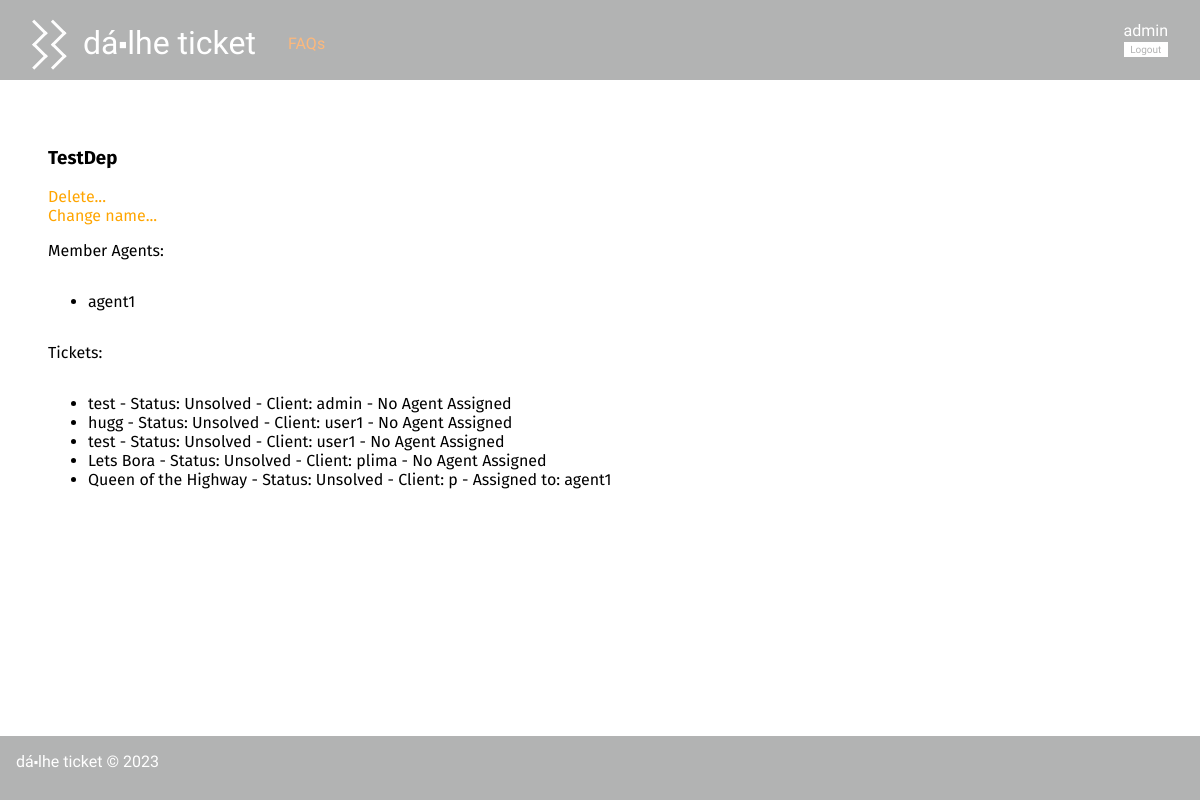
Page /pages/departmentDetails.php?name=TestDep (signed in) on the committed database.
### tables this page shows
CREATE TABLE Department(
   name varchar(20) primary key
);

CREATE TABLE User(
   name varchar(60) not null,
   username varchar(20) primary key,
   email varchar(60) not null,
   password varchar(40) not null,
   type varchar(5) not null, /*user, agent, admin*/
   department varchar(20)
);

CREATE TABLE Ticket(
   id integer primary key autoincrement,
   title varchar(60) not null,
   client varchar(20) not null,
   agent varchar(20),
   status varchar(10) not null,
   department varchar(20),
   foreign key (client) references User(username),
   foreign key (agent) references User(username),
   foreign key (department) references Department(name)
);

### pages/departmentDetails.php (called while the page is built, shortened)
<?php
    require_once(__DIR__ . '/../templates/common.tpl.php');
    require_once(__DIR__ . '/../templates/departmentDetails.tpl.php');
    require_once(__DIR__ . '/../utils/session.php');
    require_once(__DIR__ . '/../database/connection.db.php');
    require_once(__DIR__ . '/../database/department.class.php');
    require_once(__DIR__ . '/../database/user.class.php');
    $session = new Session();
    $db = getDatabaseConnection();
    $department = Department::getDepartmentByName($db, $_GET['name']);
    drawHeader();
    drawDepartment($department);
    drawFooter();
?>

### database/department.class.php (called while the page is built, shortened)
<?php
  require_once(__DIR__ . '/../database/ticket.class.php');
  class Department{
    public string $name;
    public function __construct(string $name){
      $this->name = $name;
    }
    public function getMemberAgents(PDO $db) : array {
      $stmt = $db->prepare('SELECT * FROM User WHERE department = ?');
      $stmt->execute(array($this->name));
      $agents = array();
      while ($agent = $stmt->fetch()) {
        $agents[] = new User(
          $agent['name'],
          $agent['username'],
          $agent['email'],
          $agent['type'],
          $agent['department'],
        );
      }
      return $agents;
    }
    static public function getDepartmentByName(PDO $db, string $name) : Department {
      $stmt = $db->prepare('SELECT * FROM Department WHERE name = ?');
      $stmt->execute(array($name));
      $query = $stmt->fetchAll()[0];
      return new Department($query['name']);
    }
  }
?>

### utils/session.php (called while the page is built, shortened)
<?php
  class Session {
    public function isLoggedIn() : bool {
      return isset($_SESSION['id']);
    }
    public function getName() : ?string {
      return isset($_SESSION['name']) ? $_SESSION['name'] : null;
    }
  }
?>

### database/user.class.php (called while the page is built, shortened)
<?php
class User{
  public function __construct(string $name, string $username, string $email, string $type, string $department){
    $this->username = $username;
  }
}
?>

### database/ticket.class.php (called while the page is built, shortened)
<?php
    class Ticket {
        public function __construct(int $id, string $title, string $client, ?string $agent, string $status, string $department) {
            $this->id = $id;
            $this->title = $title;
            $this->client = $client;
            $this->agent = $agent;
            $this->status = $status;
        }
        static public function getAllTicketsInDepartment(PDO $db, string $name) : array {
            $stmt = $db->prepare("
                SELECT id, title, client, agent, status, department
                FROM Ticket
                WHERE department = ?
            ");
            $stmt->execute(array($name));
            $tickets = array();
            while($ticket = $stmt->fetch()){
                $tickets[] = new Ticket(
                $ticket['id'],
                $ticket['title'],
                $ticket['client'],
                $ticket['agent'],
                $ticket['status'],
                $ticket['department']
                );
            }
            return $tickets;
        }
    }
?>

### templates/departmentDetails.tpl.php (the view, shortened to what this page needs)
<?php
require_once(__DIR__ . '/../database/department.class.php');
require_once(__DIR__ . '/../database/ticket.class.php');
require_once(__DIR__ . '/../database/connection.db.php');
function drawDepartment(Department $department) : void {
        global $session, $db;
?>
    <h3 class="name"><?= $department->name ?></h3>
    <div class="dep_options">
        <a href="../actions/action_delete_department.php?name=<?= $department->name ?>">Delete...</a>
        <br>
        <a href="../pages/change_department_name.php?name=<?= $department->name ?>">Change name...</a>
    </div>
    <p> Member Agents: </p>
    <ul class="search_list">
<?php
    foreach ($department->getMemberAgents($db) as $agent) {
?>
    <li>
        <a href="../pages/profile.php?username=<?= $agent->username ?>"><?= $agent->username ?></a>
    </li>
<?php
    }
?>
    </ul>
    <p> Tickets: </p>
    <ul class="ticket_list">
<?php
    foreach (Ticket::getAllTicketsInDepartment($db, $department->name) as $ticket) {
?>
    <li>
        <a href="../pages/ticket.php?id=<?= $ticket->id ?>"><?= $ticket->title ?>
        - Status: <?= $ticket->status ?>
        - Client: <?= $ticket->client ?>
        <?php if($ticket->agent != null) { ?>
        - Assigned to: <?= $ticket->agent ?></a>
        <?php } else {?>
        - No Agent Assigned</a>
        <?php } ?>
    </li>
<?php
    }
?>
    </ul>
<?php
    }
?>

### templates/common.tpl.php (shortened to what this page needs)
<?php
  $name = 'Dá⬝lhe Ticket';
  require_once(__DIR__ . '/../utils/session.php');
  $session = new Session();
?>
<?php function drawHeader(bool $is_index = false) {
  global $session; ?>
<!DOCTYPE html>
<html lang="en-US">
  <head>
    <?php if($is_index){ ?>
      <link rel="stylesheet" href="../css/index.css">
      <link rel="stylesheet" href="../css/animation.css">
      <script src="../js/animation.js" defer></script>
    <?php } else { ?>
      <link rel="stylesheet" href="../css/style.css">
      <link rel="stylesheet" href="../css/header.css">
      <link rel="stylesheet" href="../css/mytickets.css">
    <?php } ?>
  </head>
  <body>
    <header>
      <h1 class="hidden"><a href="/"><?php global $name; echo $name; ?></a></h1>
      <section class="header_options hidden">
        <a href="../pages/faqs.php" class="faqs">FAQs</a>
      </section>
      <section class="header_login hidden">
        <?php
          if ($session->isLoggedIn()) {
            drawLogoutForm($session);
          } else {
            drawLoginForm($session);
          } ?>
      </section>
    </header>
    <main>
<?php } ?>
<?php function drawFooter() { ?>
    </main>
    <footer class="hidden">
      <?php global $name; echo $name; ?> &copy; 2023
    </footer>
  </body>
</html>
<?php } ?>
<?php function drawLogoutForm(Session $session) { ?>
  <form action="../actions/action_logout.php" method="post" class="logout hidden">
    <a href="../pages/profile.php?username=<?=$session->getName()?>"><?=$session->getName()?></a>
    <button type="submit">Logout</button>
  </form>
<?php } ?>

### css/style.css (style rules this page uses)
body { font-family: 'Allerta Stencil', sans-serif; margin: 0; padding: 0; display: grid; grid-template-columns: auto; grid-template-rows: 5em auto 4em; grid-template-areas: "header" "main" "footer"; min-height: 100vh; background-color: #b2b3b3; }
header:first-of-type { grid-area: header; }
footer:last-of-type { max-height: 5em; color: #ffffff; background-color: #b2b3b3; grid-area: footer; padding: 1em; }
main { font-family: 'Fira Sans', sans-serif; display: grid; justify-content: start; align-content: start; grid-area: main; background-color: #ffffff; padding: 3em; }
footer { text-transform: lowercase; }
form * { display: block; }
a { text-decoration: none; color: orange; }
button { background-color: #b2b3b3; color: #ffffff; border: none; border-radius: 0.5em; padding: 0.5em; font-size: 1em; font-weight: 100; cursor: pointer; margin: 1em 0; }
.search_list a { color: black; }
p { overflow-wrap: break-word; }

### css/header.css (style rules this page uses)
header:first-of-type { display: grid; place-items: center; justify-items: center; align-items: center; background-color: #b2b3b3; color: #ffffff; grid-template-columns: 18rem auto 5rem; grid-template-rows: auto; grid-template-areas: "logo options login"; }
header:first-of-type * { padding: 0; margin: 0; }
header:first-of-type a { text-decoration: none; color: #ffffff; padding: 0; margin: 0; }
header:first-of-type h1 { grid-area: logo; text-transform: lowercase; padding-bottom: 1rem; font-weight: 100; }
header:first-of-type h1 a { margin-left: 1rem; margin-bottom: 10rem; }
header:first-of-type h1:before { content: url("../img/riscas.png"); position:relative; z-index:100000; top:0.5em; }
header:first-of-type .header_options { grid-area: options; justify-self: start; align-self: center; padding-top: 0.4rem; color: #ef7f1a; }
header:first-of-type .header_options a { color: #fdb87b; }
header:first-of-type .header_login { grid-area: login; display: grid; justify-self: end; align-self: center; padding-right: 2em; }
header:first-of-type .logout { display: grid; grid-template-columns: auto; grid-template-rows: auto auto; grid-template-areas: "username" "logout"; justify-items: start; align-items: center; }
header:first-of-type .logout a { grid-area: username; }
header:first-of-type .logout button { grid-area: logout; justify-self: stretch; align-self: stretch; font-size: x-small; }
header:first-of-type button { background-color: #ffffff; color: #b2b3b3; padding: 0.2em; margin: 0.2em 0; border-radius: 0; font-family: 'Allerta Stencil', sans-serif; transition: color, 0.5s; }

### css/mytickets.css (style rules this page uses)
.ticket_list a { color: black; text-decoration: none; }

### rows in the picture
department: name "TestDep"
user: username "agent1"
ticket: title "test", status "Unsolved", client "admin", shows "- No Agent Assigned"
ticket: title "hugg", status "Unsolved", client "user1", shows "- No Agent Assigned"
ticket: title "test", status "Unsolved", client "user1", shows "- No Agent Assigned"
ticket: title "Lets Bora", status "Unsolved", client "plima", shows "- No Agent Assigned"
ticket: title "Queen of the Highway", status "Unsolved", client "p", agent "agent1"

### other values in the picture
$name "dá⬝lhe ticket"
$session->getName() "admin"
